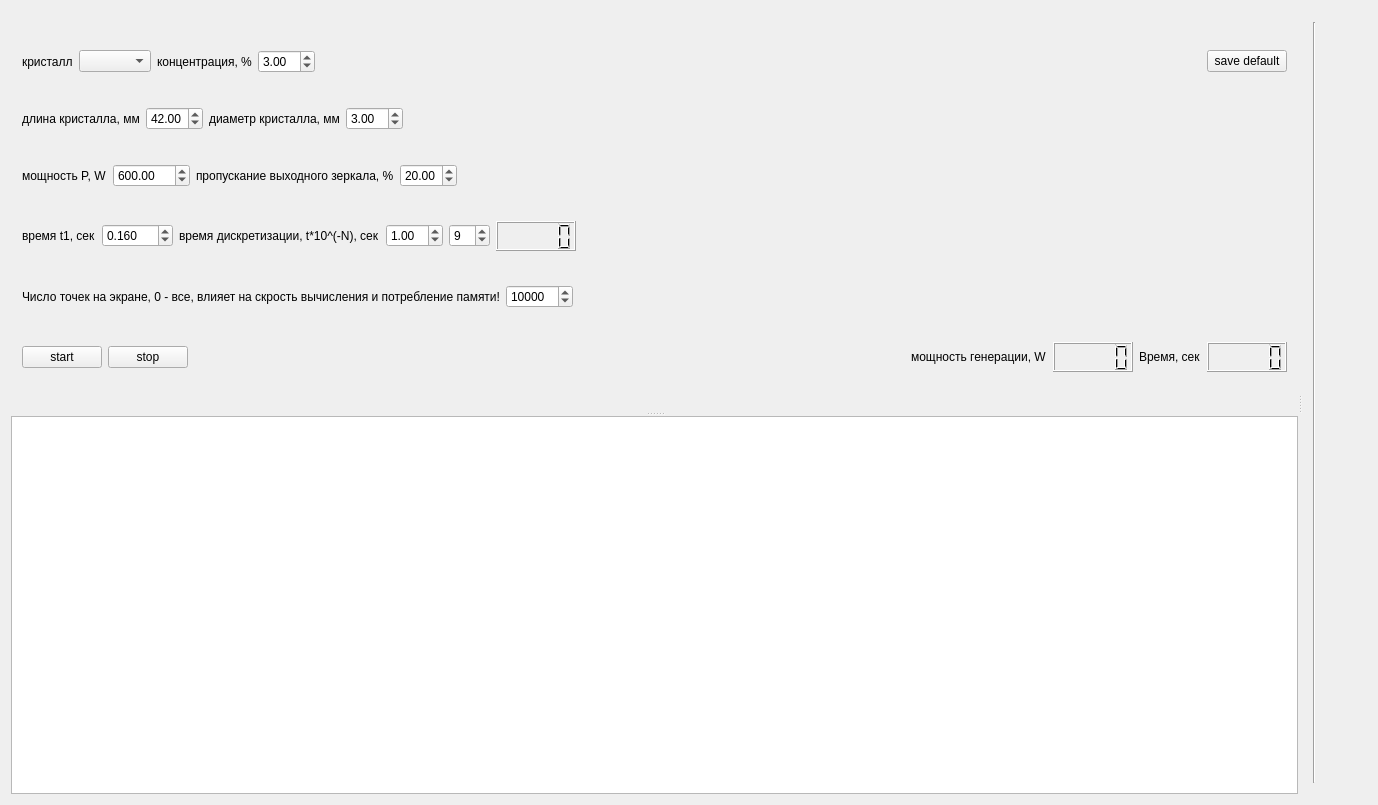
<?xml version="1.0" encoding="UTF-8"?>
<ui version="4.0">
 <class>Widget</class>
 <widget class="QWidget" name="Widget">
  <property name="geometry">
   <rect>
    <x>0</x>
    <y>0</y>
    <width>1378</width>
    <height>805</height>
   </rect>
  </property>
  <property name="windowTitle">
   <string>Widget</string>
  </property>
  <layout class="QGridLayout" name="gridLayout">
   <item row="0" column="0">
    <widget class="QSplitter" name="splitter_2">
     <property name="orientation">
      <enum>Qt::Horizontal</enum>
     </property>
     <widget class="QSplitter" name="splitter">
      <property name="orientation">
       <enum>Qt::Vertical</enum>
      </property>
      <widget class="QWidget" name="">
       <layout class="QVBoxLayout" name="verticalLayout">
        <item>
         <layout class="QHBoxLayout" name="horizontalLayout_18">
          <item>
           <layout class="QHBoxLayout" name="horizontalLayout_10">
            <item>
             <widget class="QLabel" name="label_9">
              <property name="text">
               <string>кристалл</string>
              </property>
             </widget>
            </item>
            <item>
             <widget class="QComboBox" name="comboBoxTm"/>
            </item>
           </layout>
          </item>
          <item>
           <layout class="QHBoxLayout" name="horizontalLayout_3">
            <item>
             <widget class="QLabel" name="label_3">
              <property name="text">
               <string>концентрация, %</string>
              </property>
             </widget>
            </item>
            <item>
             <widget class="QDoubleSpinBox" name="doubleSpinBoxN">
              <property name="value">
               <double>3.000000000000000</double>
              </property>
             </widget>
            </item>
           </layout>
          </item>
          <item>
           <spacer name="horizontalSpacer_5">
            <property name="orientation">
             <enum>Qt::Horizontal</enum>
            </property>
            <property name="sizeHint" stdset="0">
             <size>
              <width>40</width>
              <height>20</height>
             </size>
            </property>
           </spacer>
          </item>
          <item>
           <widget class="QPushButton" name="pushButtonSave">
            <property name="text">
             <string>save default</string>
            </property>
           </widget>
          </item>
         </layout>
        </item>
        <item>
         <layout class="QHBoxLayout" name="horizontalLayout_17">
          <item>
           <layout class="QHBoxLayout" name="horizontalLayout_11">
            <item>
             <widget class="QLabel" name="label_10">
              <property name="text">
               <string>длина кристалла, мм</string>
              </property>
             </widget>
            </item>
            <item>
             <widget class="QDoubleSpinBox" name="doubleSpinBox_l">
              <property name="value">
               <double>42.000000000000000</double>
              </property>
             </widget>
            </item>
           </layout>
          </item>
          <item>
           <layout class="QHBoxLayout" name="horizontalLayout_12">
            <item>
             <widget class="QLabel" name="label_11">
              <property name="text">
               <string>диаметр кристалла, мм</string>
              </property>
             </widget>
            </item>
            <item>
             <widget class="QDoubleSpinBox" name="doubleSpinBoxD">
              <property name="value">
               <double>3.000000000000000</double>
              </property>
             </widget>
            </item>
           </layout>
          </item>
          <item>
           <spacer name="horizontalSpacer_4">
            <property name="orientation">
             <enum>Qt::Horizontal</enum>
            </property>
            <property name="sizeHint" stdset="0">
             <size>
              <width>40</width>
              <height>20</height>
             </size>
            </property>
           </spacer>
          </item>
         </layout>
        </item>
        <item>
         <layout class="QHBoxLayout" name="horizontalLayout_16">
          <item>
           <layout class="QHBoxLayout" name="horizontalLayout">
            <item>
             <widget class="QLabel" name="label">
              <property name="text">
               <string>мощность P, W</string>
              </property>
             </widget>
            </item>
            <item>
             <widget class="QDoubleSpinBox" name="doubleSpinBoxP">
              <property name="maximum">
               <double>99999.000000000000000</double>
              </property>
              <property name="singleStep">
               <double>100.000000000000000</double>
              </property>
              <property name="value">
               <double>600.000000000000000</double>
              </property>
             </widget>
            </item>
           </layout>
          </item>
          <item>
           <layout class="QHBoxLayout" name="horizontalLayout_4">
            <item>
             <widget class="QLabel" name="label_4">
              <property name="text">
               <string>пропускание выходного зеркала, %</string>
              </property>
             </widget>
            </item>
            <item>
             <widget class="QDoubleSpinBox" name="doubleSpinBoxTout">
              <property name="maximum">
               <double>99.989999999999995</double>
              </property>
              <property name="value">
               <double>20.000000000000000</double>
              </property>
             </widget>
            </item>
           </layout>
          </item>
          <item>
           <spacer name="horizontalSpacer_2">
            <property name="orientation">
             <enum>Qt::Horizontal</enum>
            </property>
            <property name="sizeHint" stdset="0">
             <size>
              <width>40</width>
              <height>20</height>
             </size>
            </property>
           </spacer>
          </item>
         </layout>
        </item>
        <item>
         <layout class="QHBoxLayout" name="horizontalLayout_15">
          <item>
           <layout class="QHBoxLayout" name="horizontalLayout_2">
            <item>
             <widget class="QLabel" name="label_2">
              <property name="text">
               <string>время t1, сек</string>
              </property>
             </widget>
            </item>
            <item>
             <widget class="QDoubleSpinBox" name="doubleSpinBoxTend">
              <property name="decimals">
               <number>3</number>
              </property>
              <property name="maximum">
               <double>999.000000000000000</double>
              </property>
              <property name="singleStep">
               <double>0.010000000000000</double>
              </property>
              <property name="value">
               <double>0.160000000000000</double>
              </property>
             </widget>
            </item>
           </layout>
          </item>
          <item>
           <layout class="QHBoxLayout" name="horizontalLayout_8">
            <item>
             <widget class="QLabel" name="label_7">
              <property name="text">
               <string>время дискретизации, t*10^(-N), сек</string>
              </property>
             </widget>
            </item>
            <item>
             <widget class="QDoubleSpinBox" name="doubleSpinBoxHt">
              <property name="decimals">
               <number>2</number>
              </property>
              <property name="value">
               <double>1.000000000000000</double>
              </property>
             </widget>
            </item>
            <item>
             <widget class="QSpinBox" name="spinBoxHN">
              <property name="value">
               <number>9</number>
              </property>
             </widget>
            </item>
            <item>
             <widget class="QLCDNumber" name="lcdNumberH">
              <property name="minimumSize">
               <size>
                <width>80</width>
                <height>30</height>
               </size>
              </property>
              <property name="maximumSize">
               <size>
                <width>80</width>
                <height>30</height>
               </size>
              </property>
             </widget>
            </item>
           </layout>
          </item>
          <item>
           <spacer name="horizontalSpacer_6">
            <property name="orientation">
             <enum>Qt::Horizontal</enum>
            </property>
            <property name="sizeHint" stdset="0">
             <size>
              <width>40</width>
              <height>20</height>
             </size>
            </property>
           </spacer>
          </item>
         </layout>
        </item>
        <item>
         <layout class="QHBoxLayout" name="horizontalLayout_14">
          <item>
           <layout class="QHBoxLayout" name="horizontalLayout_9">
            <item>
             <widget class="QLabel" name="label_8">
              <property name="text">
               <string>Число точек на экране, 0 - все, влияет на скрость вычисления и потребление памяти!</string>
              </property>
             </widget>
            </item>
            <item>
             <widget class="QSpinBox" name="spinBoxNDots">
              <property name="maximum">
               <number>9999999</number>
              </property>
              <property name="value">
               <number>10000</number>
              </property>
             </widget>
            </item>
           </layout>
          </item>
          <item>
           <spacer name="horizontalSpacer_3">
            <property name="orientation">
             <enum>Qt::Horizontal</enum>
            </property>
            <property name="sizeHint" stdset="0">
             <size>
              <width>40</width>
              <height>20</height>
             </size>
            </property>
           </spacer>
          </item>
         </layout>
        </item>
        <item>
         <layout class="QHBoxLayout" name="horizontalLayout_13">
          <item>
           <layout class="QHBoxLayout" name="horizontalLayout_6">
            <item>
             <widget class="QPushButton" name="PushButtonStart">
              <property name="text">
               <string>start</string>
              </property>
             </widget>
            </item>
            <item>
             <widget class="QPushButton" name="pushButtonStop">
              <property name="text">
               <string>stop</string>
              </property>
             </widget>
            </item>
           </layout>
          </item>
          <item>
           <spacer name="horizontalSpacer">
            <property name="orientation">
             <enum>Qt::Horizontal</enum>
            </property>
            <property name="sizeHint" stdset="0">
             <size>
              <width>40</width>
              <height>20</height>
             </size>
            </property>
           </spacer>
          </item>
          <item>
           <layout class="QHBoxLayout" name="horizontalLayout_5">
            <item>
             <widget class="QLabel" name="label_5">
              <property name="text">
               <string>мощность генерации, W</string>
              </property>
             </widget>
            </item>
            <item>
             <widget class="QLCDNumber" name="lcdNumberP_gen">
              <property name="minimumSize">
               <size>
                <width>80</width>
                <height>30</height>
               </size>
              </property>
              <property name="maximumSize">
               <size>
                <width>80</width>
                <height>30</height>
               </size>
              </property>
             </widget>
            </item>
           </layout>
          </item>
          <item>
           <layout class="QHBoxLayout" name="horizontalLayout_7">
            <item>
             <widget class="QLabel" name="label_6">
              <property name="text">
               <string>Время, сек</string>
              </property>
             </widget>
            </item>
            <item>
             <widget class="QLCDNumber" name="lcdNumber_tk">
              <property name="minimumSize">
               <size>
                <width>80</width>
                <height>30</height>
               </size>
              </property>
              <property name="maximumSize">
               <size>
                <width>80</width>
                <height>30</height>
               </size>
              </property>
             </widget>
            </item>
           </layout>
          </item>
         </layout>
        </item>
       </layout>
      </widget>
      <widget class="QTextBrowser" name="textBrowser"/>
     </widget>
     <widget class="QWidget" name="">
      <layout class="QHBoxLayout" name="horizontalLayout_20">
       <item>
        <widget class="Line" name="line_2">
         <property name="orientation">
          <enum>Qt::Vertical</enum>
         </property>
        </widget>
       </item>
       <item>
        <layout class="QVBoxLayout" name="verticalLayout_2">
         <item>
          <widget class="grafWidget" name="graf" native="true"/>
         </item>
         <item>
          <widget class="grafWidget" name="grafN" native="true"/>
         </item>
        </layout>
       </item>
      </layout>
     </widget>
    </widget>
   </item>
  </layout>
 </widget>
 <layoutdefault spacing="6" margin="11"/>
 <customwidgets>
  <customwidget>
   <class>grafWidget</class>
   <extends>QWidget</extends>
   <header>grafwidget.h</header>
   <container>1</container>
  </customwidget>
 </customwidgets>
 <resources/>
 <connections/>
</ui>
